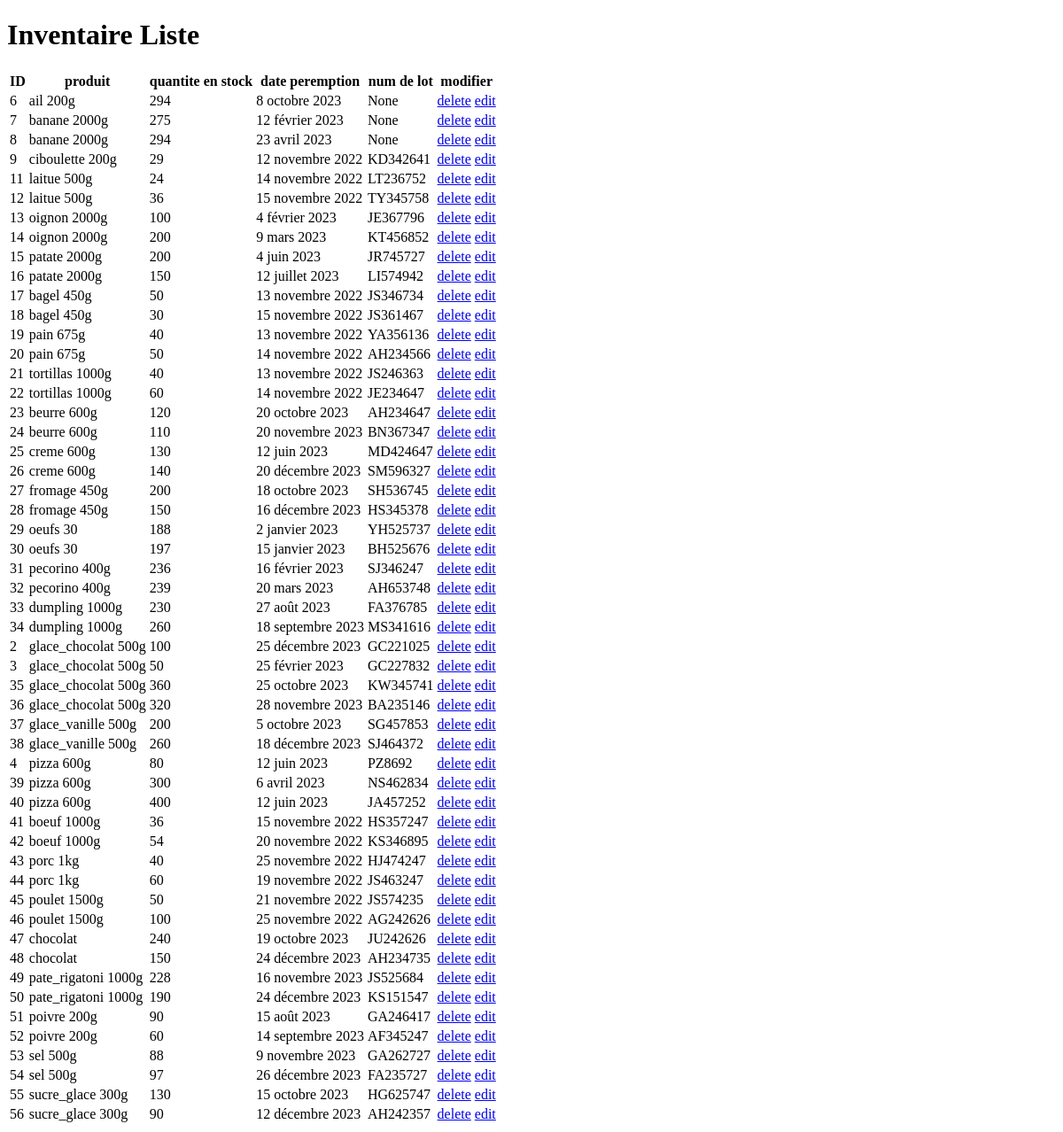
The app's page /inventaire/liste/, older data.
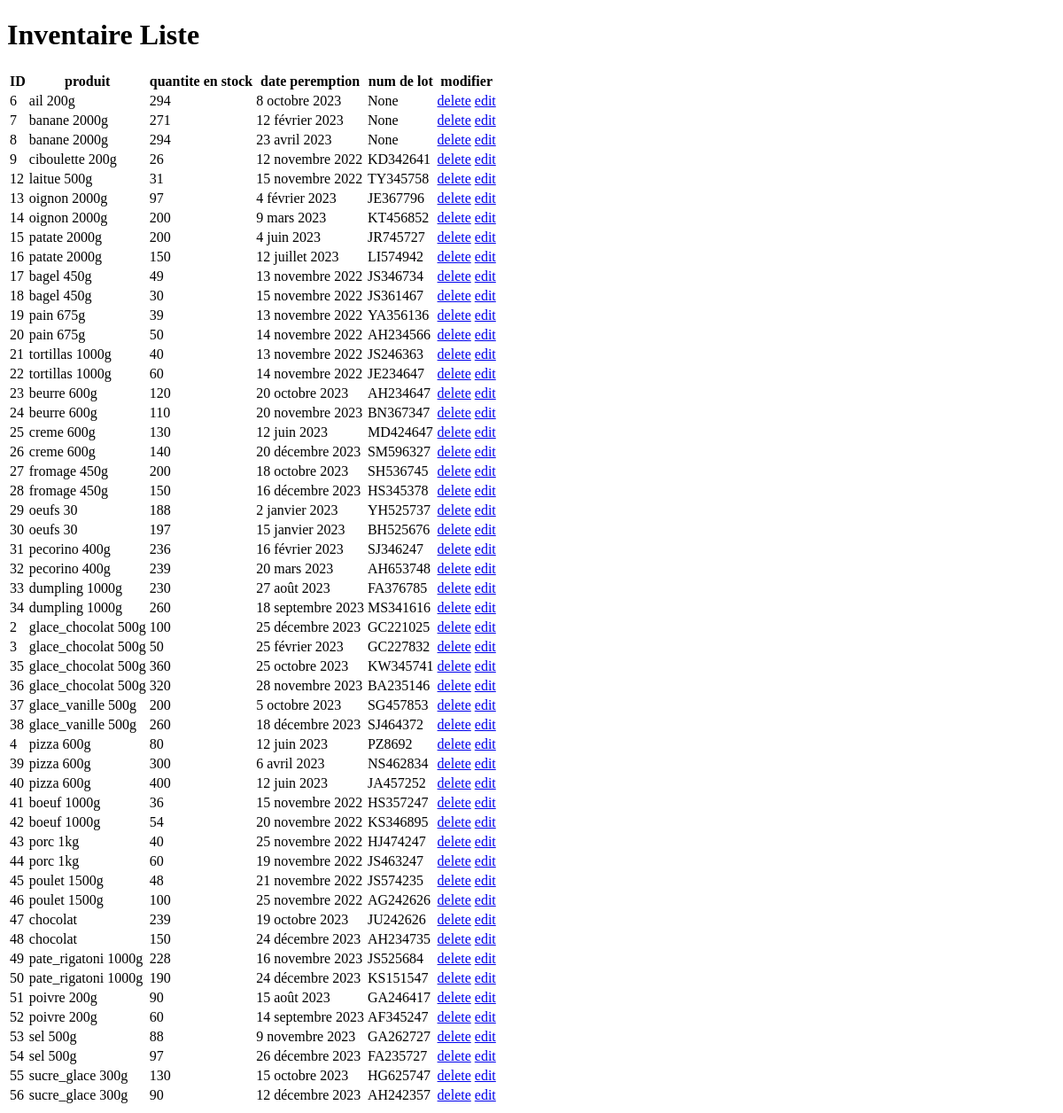
The same page, newer data.
### gestion_vente/models.py (models this page shows)
class Inventaire(models.Model):
    idProduit = models.ForeignKey(verbose_name="id produit", to="Produit", to_field="id", on_delete=models.CASCADE)
    inventaire = models.IntegerField(verbose_name="quantite",default=0)
    dateLimite = models.DateField(verbose_name="date peremption",default='9999-12-31', null=True, blank=True)
    numLot = models.CharField(verbose_name='numero de lot', max_length=20, null=True, blank=True)

class Produit(models.Model):
    nomProduit = models.CharField(verbose_name='Nom du Produit', max_length=20)
    typeProduit = models.CharField(verbose_name='type du produit', max_length=20, default="produit")
    prixUnitair = models.DecimalField(verbose_name="Prix Unitaire", max_digits=10, decimal_places=2, default=0)
    lienPhoto = models.CharField(verbose_name='lien photo', max_length=100, default="")
    def __str__(self) -> str:
        return self.nomProduit

### gestion_vente/views.py (the view)
# urls.py: path("inventaire/liste/", views.inventaire_liste, name="inventaire_liste"),
def inventaire_liste(request):
    inventaires = models.Inventaire.objects.all().order_by("dateLimite").order_by("idProduit")
    return render(request, "inventaire_liste.html", {"liste":inventaires} )

### gestion_vente/templates/inventaire_liste.html (shortened to what this page needs)
<!DOCTYPE html>
<html lang="en">
<head>
</head>
<body>
    <h1>Inventaire Liste</h1>
    <table>
        <thead>
            <th>ID</th>
            <th>produit</th>
            <th>quantite en stock</th>
            <th>date peremption</th>
            <th>num de lot</th>
            <th>modifier</th>
        </thead>
        <tbody>
            {% for obj in liste %}
            <tr>
                <td>{{ obj.id }}</td>
                <td>{{ obj.idProduit }}</td>
                <td>{{ obj.inventaire }}</td>
                <td>{{ obj.dateLimite }}</td>
                <td>{{ obj.numLot }}</td>
                <td>
                    <a href="/inventaire/{{ obj.id }}/delete/">delete</a>
                    <a href="/inventaire/{{ obj.id }}/edit/">edit</a>
                </td>
            </tr>
            {% endfor %}
        </tbody>
    </table>
</body>
</html>

Row changes from the older to the newer data that the page shows:
removed Inventaire: id "11", idProduit "laitue 500g", inventaire "24", dateLimite "14 novembre 2022", numLot "LT236752"
changed Inventaire "12 février 2023": inventaire "275" → "271"
changed Inventaire "12 novembre 2022": inventaire "29" → "26"
changed Inventaire "TY345758": inventaire "36" → "31"
changed Inventaire "4 février 2023": inventaire "100" → "97"
changed Inventaire "JS346734": inventaire "50" → "49"
changed Inventaire "YA356136": inventaire "40" → "39"
changed Inventaire "21 novembre 2022": inventaire "50" → "48"
changed Inventaire "19 octobre 2023": inventaire "240" → "239"
